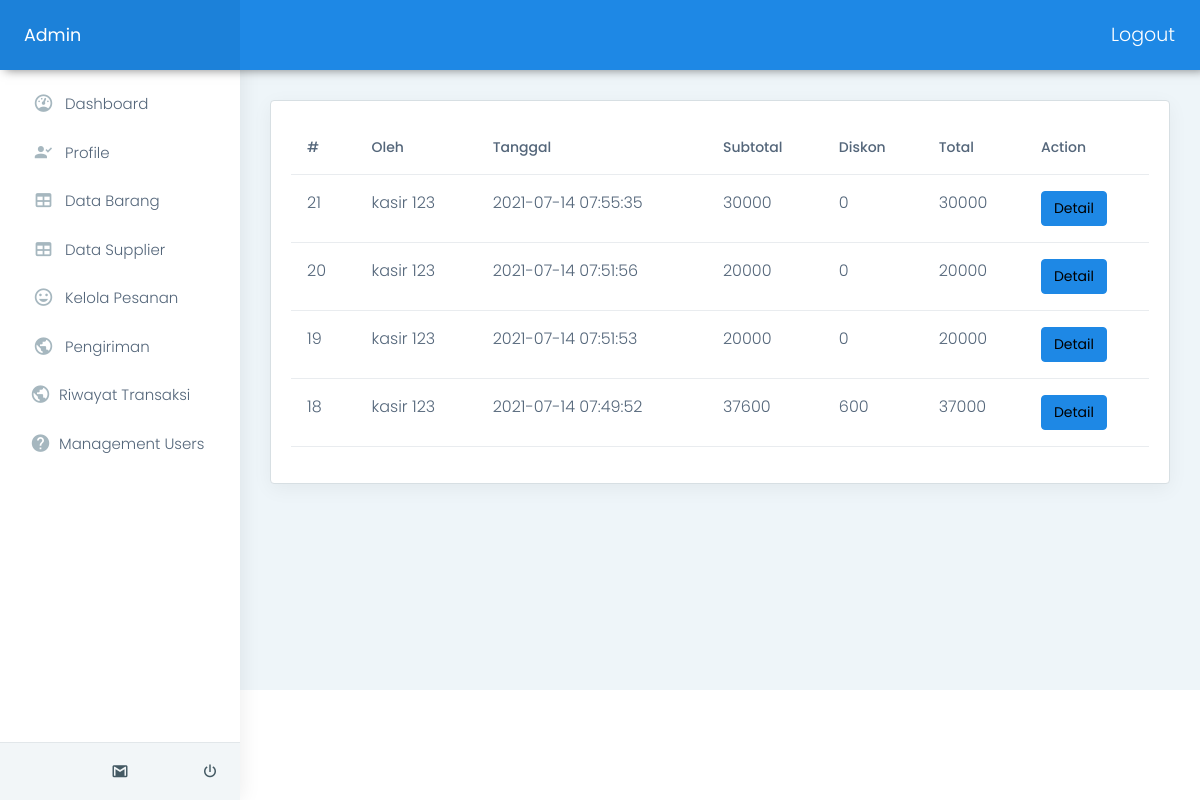
/admin/index.php?page=transaksihis (signed in), run on an earlier commit of the app's database.
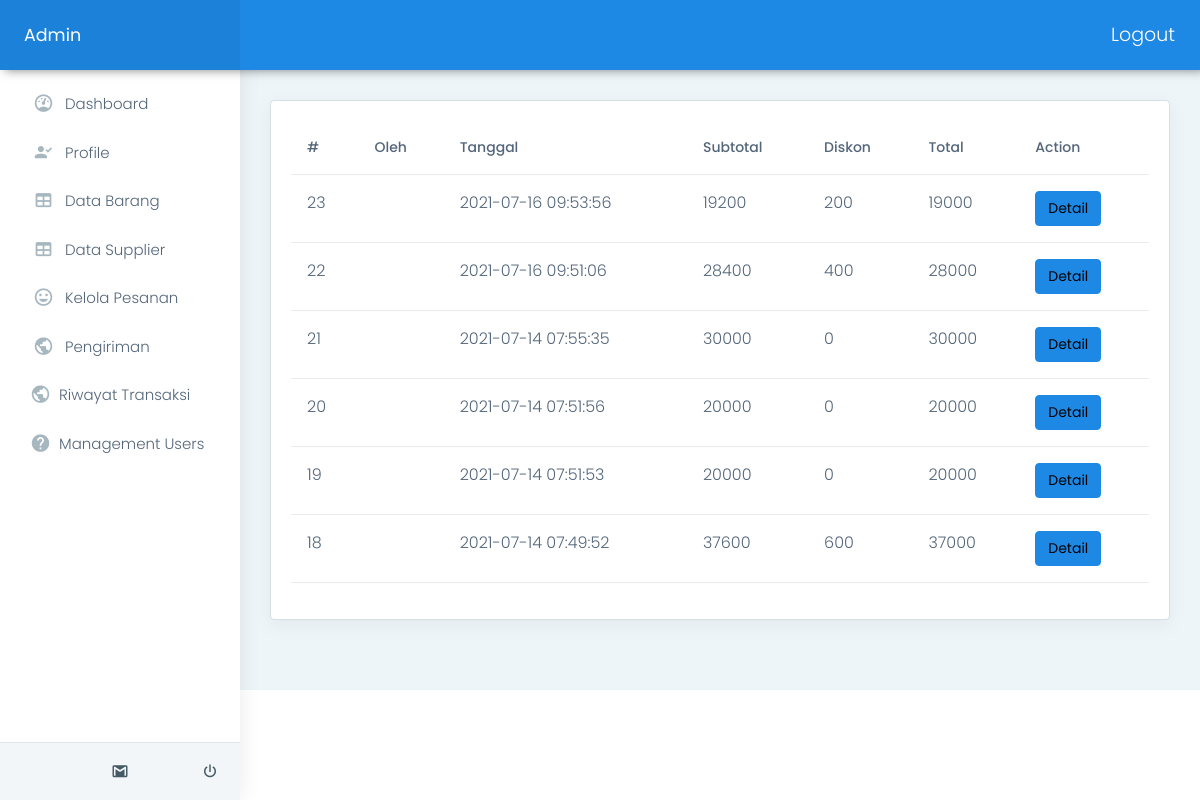
And on a later commit of the database.
### tables this page shows
CREATE TABLE `tb_transaksi` (
  `Id_transaksi` int(11) NOT NULL,
  `Id_pelanggan` varchar(20) DEFAULT NULL,
  `Tanggal_transaksi` datetime DEFAULT CURRENT_TIMESTAMP,
  `diskon` double DEFAULT NULL,
  `subtotal` double DEFAULT NULL,
  `Total_bayar` varchar(20) DEFAULT NULL,
  `status` varchar(20) DEFAULT NULL,
  `order_by` varchar(40) DEFAULT NULL,
  `metode_bayar` varchar(40) DEFAULT NULL,
  `struk_gambar` varchar(100) DEFAULT NULL
);

### admin/transaksihis/index.php (the view, shortened to what this page needs)
<div class="card">
    <div class="card-body">
        <table class="table user-table">
            <thead>
                <tr>
                    <th class="border-top-0">#</th>
                    <th class="border-top-0">Oleh</th>
                    <th class="border-top-0">Tanggal</th>
                    <th class="border-top-0">Subtotal</th>
                    <th class="border-top-0">Diskon</th>
                    <th class="border-top-0">Total</th>
                    <th class="border-top-0">Action</th>
                </tr>
            </thead>
            <tbody>
                <?php
                    $query="SELECT
                            T.Tanggal_transaksi AS date,T.Total_bayar,T.status,T.Id_transaksi,T.subtotal,T.diskon,
                            CONCAT(U.fname,' ',U.lname) AS oleh
                            FROM tb_transaksi T
                            LEFT JOIN users U ON U.unique_id=T.Id_pelanggan
                            WHERE T.status > 3
                            ORDER BY T.Tanggal_transaksi DESC";
                    $result=mysqli_query($conn,$query);
                    while($row=mysqli_fetch_assoc($result)){
                            ?>
                            <tr>
                                <td><?php echo $row['Id_transaksi']?></td>
                                <td><?php echo $row['oleh'] ?></td>
                                <td><?php echo $row['date']?></td>
                                <td><?php echo $row['subtotal']?></td>
                                <td><?php echo $row['diskon']?></td>
                                <td><?php echo $row['subtotal'] - $row['diskon'] ?></td>
                                <td>
                                    <a class='btn btn-info' href="/ricemil/admin/index.php?page=transaksihis&modul=detail&id=<?php echo $row['Id_transaksi'] ?>">Detail</a>
                                </td>
                            </tr>
                <?php
                    }
                ?>
            </tbody>
        </table>
    </div>
</div>

### admin/index.php (shortened to what this page needs)
<?php
include_once "../config/koneksi.php";
?>
<!DOCTYPE html>
<html dir="ltr" lang="en">
<head>
  <?php
  include './_partials/head.php';
  ?>
</head>
<body>
  <div id="main-wrapper" data-layout="vertical" data-navbarbg="skin6" data-sidebartype="full" data-sidebar-position="absolute" data-header-position="absolute" data-boxed-layout="full">
    <?php
    include './_partials/header.php';
    ?>
    <?php
    include './_partials/aside.php';
    ?>
    <div class="page-wrapper">
      <div class="container-fluid">
        <div class="row">
          <div class="col-lg-12">
            <?php
            if (isset($_GET['page'])) {
              $page = $_GET['page'];
              switch ($page) {
                case 'transaksihis':
                  if (isset($_GET['modul'])) {
                    $modul = $_GET['modul'];
                    switch ($modul) {
                      case 'detail':
                        include 'transaksihis/detail.php';
                        break;
                      default:
                        include 'transaksihis/index.php';
                        break;
                    }
                  } else {
                    include 'transaksihis/index.php';
                  }
                  break;
              }
            }else{
              include 'dashboard.php';
            }
            ?>
          </div>
        </div>
      </div>
    </div>
  </div>
</body>
</html>

### admin/_partials/head.php (shortened to what this page needs)
<link href="../assets/plugins/chartist-js/dist/chartist.min.css" rel="stylesheet">
<link href="../assets/plugins/chartist-js/dist/chartist-init.css" rel="stylesheet">
<link href="../assets/plugins/chartist-plugin-tooltip-master/dist/chartist-plugin-tooltip.css" rel="stylesheet">
<link href="../assets/plugins/c3-master/c3.min.css" rel="stylesheet">
<link href="../assets/css/style.min.css" rel="stylesheet">
<link rel="stylesheet" href="sweetalert2.min.css">

### admin/_partials/header.php (shortened to what this page needs)
<header class="topbar" data-navbarbg="skin6">
  <nav class="navbar top-navbar navbar-expand-md navbar-dark">
    <div class="navbar-header" data-logobg="skin6">
      <a class="navbar-brand ms-4" href="index.html">
        <span class="logo-text" style='color:white;'>
          Admin
        </span>
      </a>
    </div>
    <div class="navbar-collapse collapse" id="navbarSupportedContent" data-navbarbg="skin5">
      <ul class="navbar-nav">
        <li class="nav-item d-end">
          <a class="nav-link" href="/ricemil/php/logout.php">Logout</a>
        </li>
      </ul>
    </div>
  </nav>
</header>

### admin/_partials/aside.php
<aside class="left-sidebar" data-sidebarbg="skin6">
  <div class="scroll-sidebar">
    <nav class="sidebar-nav">
      <ul id="sidebarnav">
        <li class="sidebar-item"> <a class="sidebar-link waves-effect waves-dark sidebar-link" href="/ricemil/admin/" aria-expanded="false"><i class="mdi me-2 mdi-gauge"></i><span class="hide-menu">Dashboard</span></a></li>
        <li class="sidebar-item"> <a class="sidebar-link waves-effect waves-dark sidebar-link" href="/ricemil/admin/index.php?page=profile"" aria-expanded=" false">
            <i class="mdi me-2 mdi-account-check"></i><span class="hide-menu">Profile</span></a>
        </li>
        <li class="sidebar-item"> <a class="sidebar-link waves-effect waves-dark sidebar-link" href="/ricemil/admin/index.php?page=databarang" aria-expanded="false"><i class="mdi me-2 mdi-table"></i><span class="hide-menu">Data Barang</span></a></li>
        <li class="sidebar-item"> <a class="sidebar-link waves-effect waves-dark sidebar-link" href="/ricemil/admin/index.php?page=dtsupplier" aria-expanded="false"><i class="mdi me-2 mdi-table"></i><span class="hide-menu">Data Supplier</span></a></li>
        <li class="sidebar-item"> <a class="sidebar-link waves-effect waves-dark sidebar-link" href="/ricemil/admin/index.php?page=kelolapesanan" aria-expanded="false"><i class="mdi me-2 mdi-emoticon"></i><span class="hide-menu">Kelola Pesanan</span></a></li>
        <li class="sidebar-item"> <a class="sidebar-link waves-effect waves-dark sidebar-link" href="/ricemil/admin/index.php?page=transaksi" aria-expanded="false"><i class="mdi me-2 mdi-earth"></i><span class="hide-menu">Pengiriman</span></a></li>
        <li class="sidebar-item"> <a class="sidebar-link waves-effect waves-dark sidebar-link" href="/ricemil/admin/index.php?page=transaksihis" aria-expanded="false"><i class="mdi me-2 mdi-earth"></i><span class="hide-menu">Riwayat Transaksi</span></a></li>
        <li class="sidebar-item"> <a class="sidebar-link waves-effect waves-dark sidebar-link" href="/ricemil/admin/index.php?page=account" aria-expanded="false"><i class="mdi me-2 mdi-help-circle"></i><span class="hide-menu">Management Users</span></a></li>
      </ul>
    </nav>
  </div>
  <div class="sidebar-footer">
    <div class="row">
      <div class="col-4 link-wrap">
        <?php
        $sql = mysqli_query($conn, "SELECT * FROM users WHERE unique_id = {$_SESSION['unique_id']}");
        if (mysqli_num_rows($sql) > 0) {
          $row = mysqli_fetch_assoc($sql);
        }
        ?>
        <a href="../php/logout.php?logout_id=<?php echo $row['unique_id']; ?>" alt class="link" title="" data-original-title="Logout"><i class="ti-settings"></i></a>
      </div>
      <div class="col-4 link-wrap">
        <a href="" class="link" title="" data-original-title="Email"><i class="mdi mdi-gmail"></i></a>
      </div>
      <div class="col-4 link-wrap">
        <a href="" class="link" title="" data-original-title="Logout"><i class="mdi mdi-power"></i></a>
      </div>
    </div>
  </div>
</aside>

What changed in the data, as far as the page shows it:
added tb_transaksi: Id_transaksi "23", Tanggal_transaksi "2021-07-16 09:53:56", subtotal "19200", diskon "200", $row['subtotal'] - $row['diskon'] "19000"
added tb_transaksi: Id_transaksi "22", Tanggal_transaksi "2021-07-16 09:51:06", subtotal "28400", diskon "400", $row['subtotal'] - $row['diskon'] "28000"
changed tb_transaksi id 21: oleh "kasir 123" → (not shown)
changed tb_transaksi id 20: oleh "kasir 123" → (not shown)
changed tb_transaksi id 19: oleh "kasir 123" → (not shown)
changed tb_transaksi id 18: oleh "kasir 123" → (not shown)
